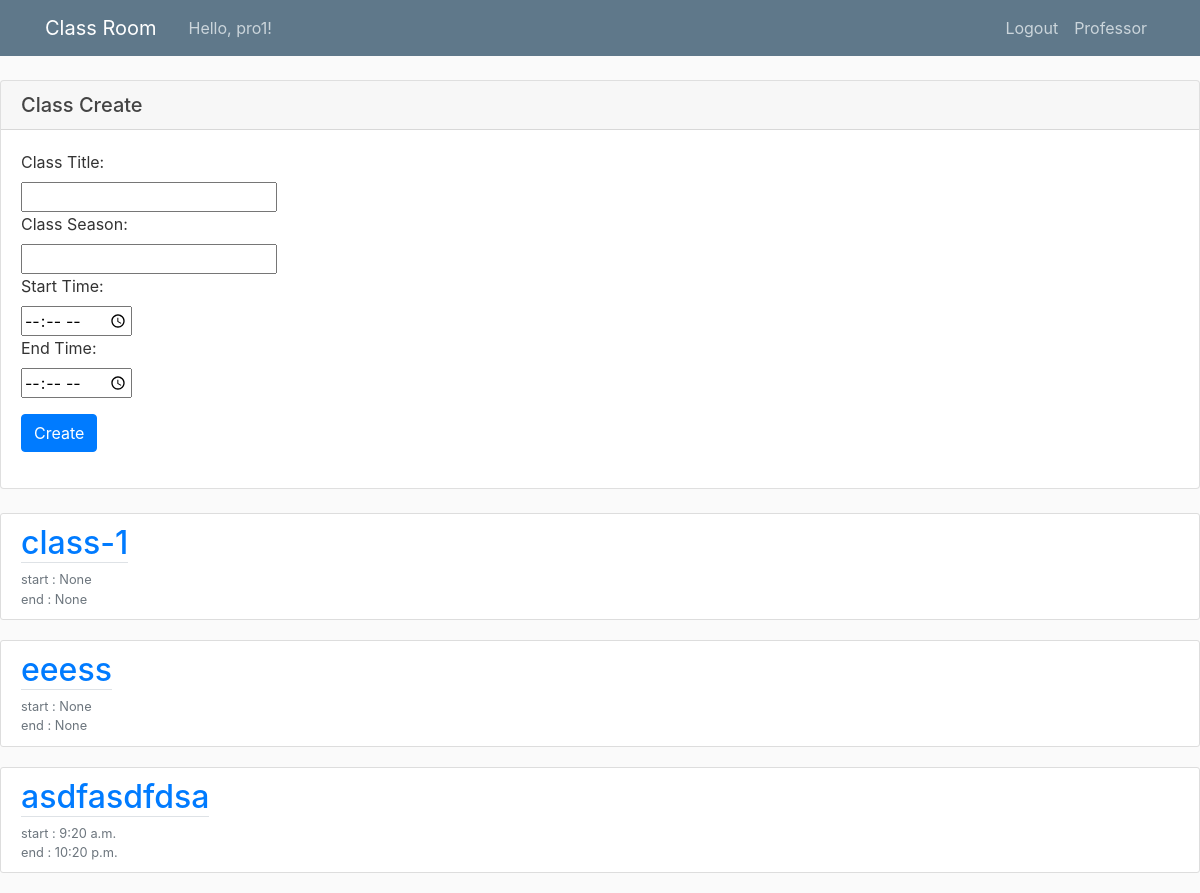
Screenshot of /index/ (signed in) with the database file from the repository.
### classroom/models.py (models this page shows, shortened)
class eUser(AbstractBaseUser):
    student_num = models.CharField(max_length=10, validators=[RegexValidator(r'^\d{1,10}$')], unique=True)
    name = models.CharField(max_length=32)
    dept = models.CharField(default='None', max_length=32)
    create_date = models.DateField(auto_now_add=True)
    is_professor = models.BooleanField(default=False)
    is_active = models.BooleanField(default=True)
    is_admin = models.BooleanField(default=False)
    objects = UserManager()
    USERNAME_FIELD = 'student_num'
    REQUIRED_FIELDS = ['name', 'dept', 'is_professor']

class ClassList(models.Model):
    student = models.ForeignKey(eUser, on_delete=models.CASCADE)
    classes = models.ForeignKey(Class, on_delete=models.CASCADE)

class Class(models.Model):
    title = models.CharField(max_length=32, unique=True)
    season = models.CharField(max_length=32)
    start_time = models.TimeField(auto_now=False, blank=True)
    end_time = models.TimeField(auto_now=False, blank=True)
    students_num = models.IntegerField(default=0)
    professor = models.ForeignKey(Professor, on_delete=models.CASCADE)
    students = models.ManyToManyField(eUser, through="ClassList")
    class Meta:
        ordering = ('-title', )

### classroom/views.py (the view)
# urls.py: path('index/', views.ClassListView.as_view(), name='index'),
class ClassListView(LoginRequiredMixin, ListView):
    model = ClassList
    template_name = 'classroom/index.html'
    context_object_name = 'classes'
    login_url = '/login/'
    def get_queryset(self):
        user = get_object_or_404(eUser, pk=self.request.user.pk)
        return self.model.objects.filter(student=user)

### classroom/templates/classroom/index.html (shortened to what this page needs)
{% extends 'classroom/base.html' %}
{% block content %}
    {% if user.is_authenticated %}
    {% if user.is_professor %}
    <div class="card my-4">
                <h5 class="card-header">Class Create</h5>
                <div class="card-body">
                    <form method="POST" action="{% url 'classroom:class_create' %}">
                        <div class="form-group">
                            <label for="title">Class Title:</label><br>
                            <input type="text" name="title"><br>
                            <label for="season">Class Season:</label><br>
                            <input type="text" name="season"><br>
                            <label for="start">Start Time:</label><br>
                            <input type="time" name="start"><br>
                            <label for="end">End Time:</label><br>
                            <input type="time" name="end"><br>
                        </div>
                        <button class="btn btn-primary" type="submit">Create</button>
                    </form>
                </div>
    </div>
    {% else %}
    <a href="{% url 'classroom:assign' %}">Assign</a>
    {% endif %}
    {% for box in classes %}
        <article class="media content-section">
          <div class="media-body">
          <h2><a class="border-bottom mb-4" href="{% url 'classroom:lecture' box.classes.id %}">{{ box.classes.title }}</a></h2>
              <small class="text-muted">start : {{ box.classes.start_time }}</small><br>
              <small class="text-muted">end : {{ box.classes.end_time }}</small><br>
          </div>
        </article>
    {% endfor %}
    {% endif %}
{% endblock %}

### classroom/templates/classroom/base.html (shortened to what this page needs)
{% load static %}
<html>
<head>
  <link rel="stylesheet" href="https://maxcdn.bootstrapcdn.com/bootstrap/4.0.0/css/bootstrap.min.css"
>
  <link rel="stylesheet" href="https://use.fontawesome.com/releases/v5.6.3/css/all.css"
>
  <link rel="stylesheet" href="//cdn.jsdelivr.net/npm/medium-editor@latest/dist/css/medium-editor.min.css"
    type="text/css" media="screen" charset="utf-8">
  <link rel="stylesheet" type="text/css" href="{% static 'css/main.css' %}">
</head>
<body>
<header class="site-header">
    <nav class="navbar navbar-expand-md navbar-dark bg-steel fixed-top">
      <div class="container">
        <a class="navbar-brand mr-4" href="{% url 'classroom:home' %}">Class Room</a>
        <div class="collapse navbar-collapse" id="navbarToggle">
          <div class="navbar-nav mr-auto">
            {% if user.is_authenticated %}
            <a class="nav-item nav-link" href="{% url 'classroom:index' %}">Hello, {{ user.name }}!</a>
            {% endif %}
          </div>
          <div class="navbar-nav">
            {% if user.is_authenticated %}
            <a class="nav-item nav-link" href="{% url 'classroom:logout' %}">Logout</a>
              {% if user.is_professor %}
              <a class="nav-item nav-link">Professor</a>
              {% else %}
              <a class="nav-item nav-link">Student</a>
              {% endif %}
            {% else %}
            <a class="nav-item nav-link" href="{% url 'classroom:login' %}">Login</a>
            <a class="nav-item nav-link" href="{% url 'classroom:signup' %}">SignUp</a>
            {% endif %}
          </div>
        </div>
      </div>
    </nav>
  </header>
{% block content %}
{% endblock %}
</body>
</html>

### eclass/static/css/main.css (style rules this page uses)
body { background: #fafafa; color: #333333; margin-top: 5rem; }
h1, h2, h3, h4, h5, h6 { color: #444444; }
.bg-steel { background-color: #5f788a; }
.site-header .navbar-nav .nav-link { color: #cbd5db; }
.content-section { background: #ffffff; padding: 10px 20px; border: 1px solid #dddddd; border-radius: 3px; margin-bottom: 20px; }

### rows the page displays
eUser: name "pro1"
ClassList: classes "class-1", classes.start_time "None", classes.end_time "None"
ClassList: classes "eeess", classes.start_time "None", classes.end_time "None"
ClassList: classes "asdfasdfdsa", classes.start_time "9:20 a.m.", classes.end_time "10:20 p.m."
